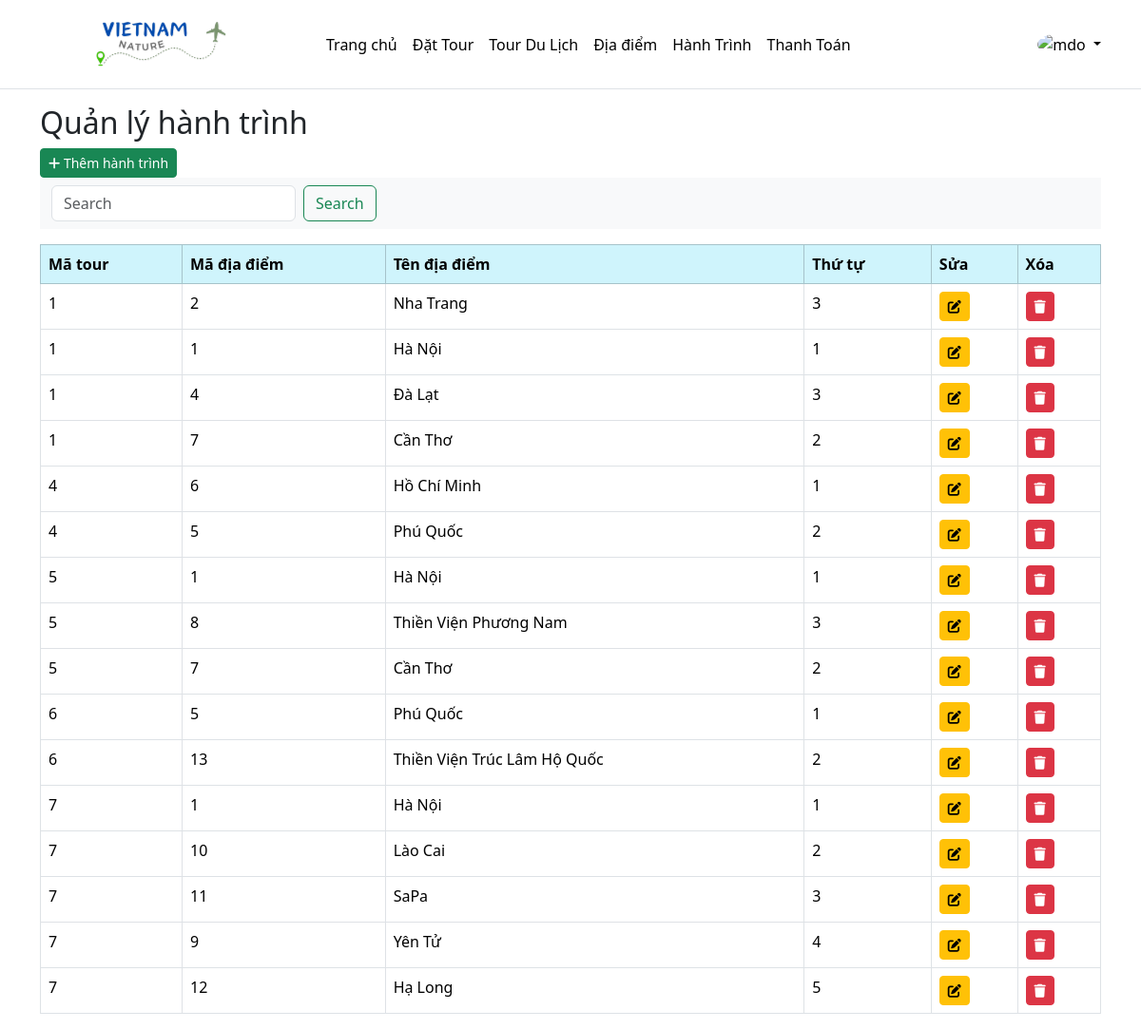
/?modules=hanhtrinh&action=list (signed in), run on the app's committed database.
### tables this page shows
CREATE TABLE `tbhanhtrinhtour` (
  `matour` int(6) NOT NULL,
  `madiadiem` int(6) NOT NULL,
  `tendiadiem` varchar(255) NOT NULL,
  `thutu` int(11) NOT NULL,
  `mahanhtrinh` int(6) NOT NULL
);

### includes/database.php (called while the page is built, shortened)
<?php
function query($sql, $data = [], $check = false)
{
    global $conn;
    $ketqua = false;
    try {
        $stmt = $conn->prepare($sql);
        if (!empty($data)) {
            $ketqua = $stmt->execute($data);
        } else {
            $ketqua = $stmt->execute();
        }
    } catch (Exception $exception) {
        echo $exception->getMessage();
        die();
    }
    if ($check) {
        return $stmt;
    }
    return $ketqua;
}
function getRaw($sql)
{
    $kq = query($sql, '', true);
    if (is_object($kq)) {
        $dataFetch = $kq->fetchAll(PDO::FETCH_ASSOC);
    }
    return $dataFetch;
}

### modules/hanhtrinh/list.php (the view, shortened to what this page needs)
<?php
$listHanhTrinhTour = getRaw("SELECT * FROM tbhanhtrinhtour
ORDER BY matour ASC;
");
?>
<div class="container">
    <h2>Quản lý hành trình</h2>
    <a href="?modules=hanhtrinh&action=add" class="btn btn-success btn-sm"><i class="fa-solid fa-plus"></i> Thêm hành
        trình</a>
    <nav class="navbar bg-body-tertiary">
        <div class="container-fluid">
            <form class="d-flex" role="search" action="?modules=hanhtrinh&action=search" method="post">
                <input class="form-control me-2" name="search" type="search" placeholder="Search" aria-label="Search">
                <button class="btn btn-outline-success" type="submit">Search</button>
            </form>
        </div>
    </nav>
    <table class="table table-bordered table-hover mt-3">
        <thead class="table-info">
            <th>Mã tour</th>
            <th>Mã địa điểm</th>
            <th>Tên địa điểm</th>
            <th>Thứ tự</th>
            <th with=5%>Sửa</th>
            <th with=5%>Xóa</th>
        </thead>
        <tbody>
            <?php
            if (!empty($listHanhTrinhTour)) :
                foreach ($listHanhTrinhTour as $item) :
            ?>
                    <tr>
                        <td><?php echo $item['matour'] ?></td>
                        <td><?php echo $item['madiadiem'] ?></td>
                        <td><?php echo $item['tendiadiem'] ?></td>
                        <td><?php echo $item['thutu'] ?></td>
                        <td><a href="<?php echo _WEB_HOST ?>?modules=hanhtrinh&action=edit&mahanhtrinh=<?php echo $item['mahanhtrinh'] ?>" class="btn btn-warning btn-sm"><i class="fa-solid fa-pen-to-square"></i></a></td>
                        <td><a href="<?php echo _WEB_HOST ?>?modules=hanhtrinh&action=delete&mahanhtrinh=<?php echo $item['mahanhtrinh'] ?>" onclick=" return confirm('Bạn có chắc muốn xóa?')" class="btn btn-danger btn-sm"><i class="fa-solid fa-trash"></i></a>
                        </td>
                    </tr>
        </tbody>
<?php
                endforeach;
            endif;
?>
    </table>
</div>

### data on the page
tbhanhtrinhtour: matour "1", madiadiem "2", tendiadiem "Nha Trang", thutu "3"
tbhanhtrinhtour: matour "1", madiadiem "1", tendiadiem "Hà Nội", thutu "1"
tbhanhtrinhtour: matour "1", madiadiem "4", tendiadiem "Đà Lạt", thutu "3"
tbhanhtrinhtour: matour "1", madiadiem "7", tendiadiem "Cần Thơ", thutu "2"
tbhanhtrinhtour: matour "4", madiadiem "6", tendiadiem "Hồ Chí Minh", thutu "1"
tbhanhtrinhtour: matour "4", madiadiem "5", tendiadiem "Phú Quốc", thutu "2"
tbhanhtrinhtour: matour "5", madiadiem "1", tendiadiem "Hà Nội", thutu "1"
tbhanhtrinhtour: matour "5", madiadiem "8", tendiadiem "Thiền Viện Phương Nam", thutu "3"
tbhanhtrinhtour: matour "5", madiadiem "7", tendiadiem "Cần Thơ", thutu "2"
tbhanhtrinhtour: matour "6", madiadiem "5", tendiadiem "Phú Quốc", thutu "1"
tbhanhtrinhtour: matour "6", madiadiem "13", tendiadiem "Thiền Viện Trúc Lâm Hộ Quốc", thutu "2"
tbhanhtrinhtour: matour "7", madiadiem "1", tendiadiem "Hà Nội", thutu "1"
tbhanhtrinhtour: matour "7", madiadiem "10", tendiadiem "Lào Cai", thutu "2"
tbhanhtrinhtour: matour "7", madiadiem "11", tendiadiem "SaPa", thutu "3"
tbhanhtrinhtour: matour "7", madiadiem "9", tendiadiem "Yên Tử", thutu "4"
tbhanhtrinhtour: matour "7", madiadiem "12", tendiadiem "Hạ Long", thutu "5"
